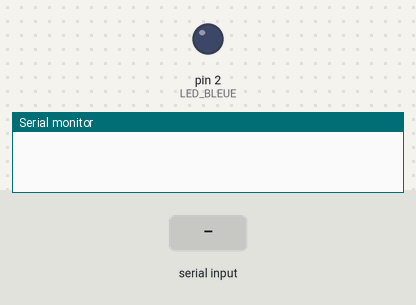
The sketch below on a simulated Arduino Uno, built with avr-gcc and run on an emulated ATmega328P. Shown: output pins drawn as LEDs (lit = HIGH), the last lines printed to the serial monitor. Inputs (shaded band) come from the test bench.

Above: at 1.2 s.
1.3 s: "0\n" received over Serial
At 1.6 s:
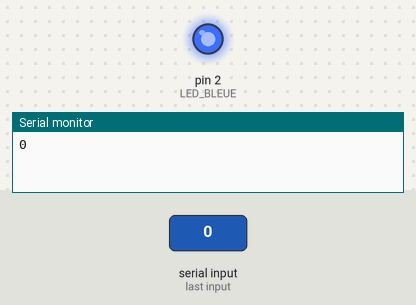
2.8 s: "1\n" received over Serial
At 3.9 s:
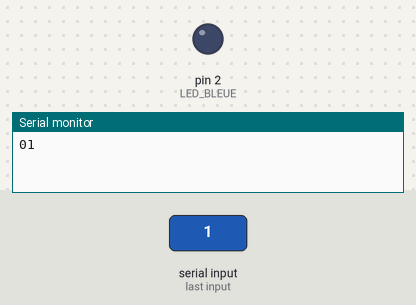
Timing chart, 0 to 5.8 s (numbered marks = the images above; inputs shaded):
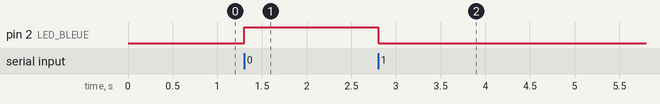

Measured:
- after the input at 1.3 s, pin 2 (LED_BLEUE): LOW → HIGH at once
- after the input at 2.8 s, pin 2 (LED_BLEUE): HIGH → LOW at once

The sketch:

Telecommande_IR___serial_port_python.ino
```cpp
#define LED_BLEUE 2
int x = 1;
void setup() {
 Serial.begin(115200);
 Serial.setTimeout(1);
 pinMode(LED_BLEUE, OUTPUT);
}
void loop() {
 while (!Serial.available())
 {
 if (x==1) digitalWrite(LED_BLEUE, LOW);
  if (x==0) digitalWrite(LED_BLEUE, HIGH);
 }
 x = Serial.readString().toInt();
 Serial.print(x);

}
```
